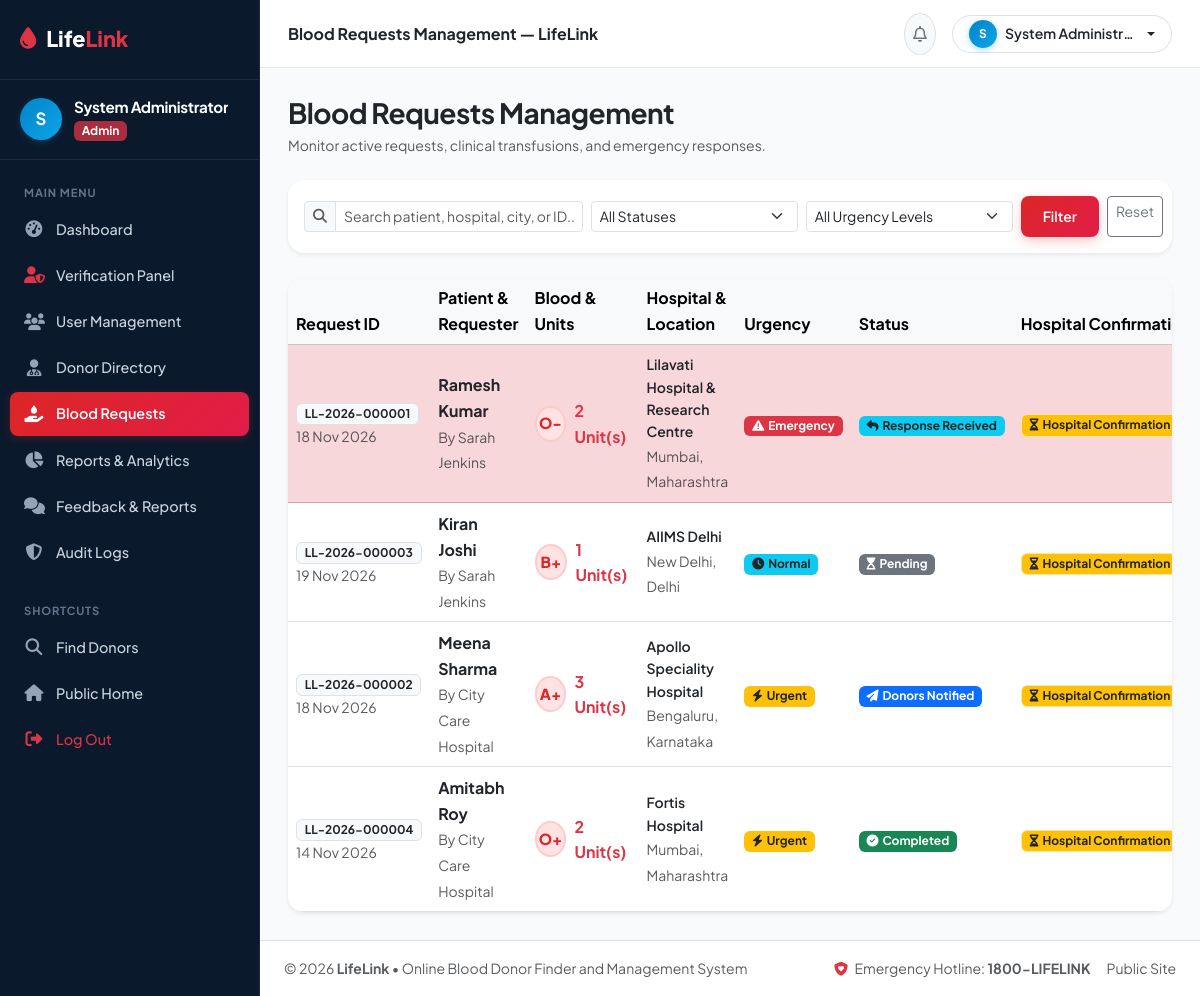
The app's page /admin/requests.php (signed in) with its own data.
### tables this page shows
CREATE TABLE IF NOT EXISTS `blood_requests` (
  `request_id` INT AUTO_INCREMENT PRIMARY KEY,
  `unique_request_number` VARCHAR(30) UNIQUE NOT NULL,
  `requester_id` INT NOT NULL,
  `patient_name` VARCHAR(100) NOT NULL,
  `blood_group` ENUM('A+', 'A-', 'B+', 'B-', 'AB+', 'AB-', 'O+', 'O-') NOT NULL,
  `units_required` INT NOT NULL DEFAULT 1,
  `hospital_name` VARCHAR(150) NOT NULL,
  `hospital_address` TEXT NOT NULL,
  `state` VARCHAR(100) NOT NULL,
  `city` VARCHAR(100) NOT NULL,
  `pin_code` VARCHAR(20) NOT NULL,
  `required_date` DATE NOT NULL,
  `urgency` ENUM('Normal', 'Urgent', 'Emergency') DEFAULT 'Normal',
  `additional_information` TEXT NULL,
  `contact_person` VARCHAR(100) NOT NULL,
  `contact_phone` VARCHAR(20) NOT NULL,
  `status` ENUM('Pending', 'Donors Notified', 'Donor Response Received', 'Accepted', 'In Progress', 'Completed', 'Cancelled') DEFAULT 'Pending',
  `hospital_confirmed` TINYINT(1) DEFAULT 0,
  `hospital_confirmed_at` TIMESTAMP NULL,
  `hospital_notes` TEXT NULL,
  `created_at` TIMESTAMP DEFAULT CURRENT_TIMESTAMP,
  `updated_at` TIMESTAMP DEFAULT CURRENT_TIMESTAMP ON UPDATE CURRENT_TIMESTAMP,
  CONSTRAINT `fk_requests_requester` FOREIGN KEY (`requester_id`) REFERENCES `users` (`user_id`) ON DELETE CASCADE
);

CREATE TABLE IF NOT EXISTS `users` (
  `user_id` INT AUTO_INCREMENT PRIMARY KEY,
  `full_name` VARCHAR(100) NOT NULL,
  `email` VARCHAR(100) UNIQUE NOT NULL,
  `phone` VARCHAR(20) NOT NULL,
  `password` VARCHAR(255) NOT NULL,
  `role` ENUM('donor', 'requester', 'admin') NOT NULL DEFAULT 'donor',
  `account_status` ENUM('active', 'deactivated', 'suspended') DEFAULT 'active',
  `verification_status` ENUM('unverified', 'pending', 'verified', 'rejected') DEFAULT 'pending',
  `created_at` TIMESTAMP DEFAULT CURRENT_TIMESTAMP,
  `updated_at` TIMESTAMP DEFAULT CURRENT_TIMESTAMP ON UPDATE CURRENT_TIMESTAMP
);

### admin/requests.php (the view, shortened to what this page needs)
<?php
require_once __DIR__ . '/../includes/functions.php';
require_once __DIR__ . '/../includes/auth.php';
$search = trim($_GET['search'] ?? '');
$sql = "SELECT r.*, u.full_name as requester_name, u.email as requester_email, u.phone as requester_phone,
        (SELECT COUNT(*) FROM request_responses rr WHERE rr.request_id = r.request_id) as total_responses,
        (SELECT COUNT(*) FROM request_responses rr WHERE rr.request_id = r.request_id AND rr.response_status = 'Accepted') as accepted_responses
        FROM blood_requests r
        JOIN users u ON r.requester_id = u.user_id
        WHERE 1=1";
$params = [];
$sql .= " ORDER BY (r.urgency = 'Emergency') DESC, (r.status = 'Pending') DESC, r.created_at DESC";
$stmt = $db->prepare($sql);
$stmt->execute($params);
$requests = $stmt->fetchAll();
require_once __DIR__ . '/../includes/header.php';
?>
<div class="dashboard-layout">
    <?php require_once __DIR__ . '/../includes/dashboard_sidebar.php'; ?>
    <div class="dashboard-main">
        <?php require_once __DIR__ . '/../includes/dashboard_topbar.php'; ?>
        <div class="dashboard-body">
            <div class="d-flex flex-wrap justify-content-between align-items-center mb-4">
                <div>
                    <h3 class="fw-bold mb-1 text-dark">Blood Requests Management</h3>
                    <p class="text-muted small mb-0">Monitor active requests, clinical transfusions, and emergency responses.</p>
                </div>
            </div>
            <div class="card border-0 shadow-sm rounded-4 p-3 bg-white mb-4">
                <form method="GET" action="" class="row g-2 align-items-center">
                    <div class="col-md-4">
                        <div class="input-group input-group-sm">
                            <span class="input-group-text bg-light"><i class="fa-solid fa-search text-muted"></i></span>
                            <input type="text" name="search" class="form-control" placeholder="Search patient, hospital, city, or ID..." value="<?= htmlspecialchars($search) ?>">
                        </div>
                    </div>
                    <div class="col-md-3">
                        <select name="status" class="form-select form-select-sm">
                            <option value="">All Statuses</option>
                        </select>
                    </div>
                    <div class="col-md-3">
                        <select name="urgency" class="form-select form-select-sm">
                            <option value="">All Urgency Levels</option>
                        </select>
                    </div>
                    <div class="col-md-2 d-flex gap-2">
                        <button type="submit" class="btn btn-lifelink-red btn-sm flex-grow-1">Filter</button>
                        <a href="<?= BASE_URL ?>/admin/requests.php" class="btn btn-outline-secondary btn-sm">Reset</a>
                    </div>
                </form>
            </div>
            <div class="card border-0 shadow-sm rounded-4 bg-white overflow-hidden">
                <div class="table-responsive">
                    <table class="table table-hover align-middle mb-0">
                        <thead class="table-light">
                            <tr>
                                <th>Request ID</th>
                                <th>Patient & Requester</th>
                                <th>Blood & Units</th>
                                <th>Hospital & Location</th>
                                <th>Urgency</th>
                                <th>Status</th>
                                <th>Hospital Confirmation</th>
                            </tr>
                        </thead>
                        <tbody>
                            <?php if (empty($requests)): ?>
                                <tr>
                                    <td colspan="9" class="text-center py-5 text-muted">No blood requests found.</td>
                                </tr>
                            <?php else: ?>
                                <?php foreach ($requests as $r): ?>
                                    <tr class="<?= $r['urgency'] === 'Emergency' ? 'table-danger table-opacity-10' : '' ?>">
                                        <td>
                                            <span class="badge bg-light text-dark border fw-bold"><?= htmlspecialchars($r['unique_request_number']) ?></span>
                                            <small class="text-muted d-block"><?= date('d M Y', strtotime($r['created_at'])) ?></small>
                                        </td>
                                        <td>
                                            <strong class="d-block text-dark"><?= htmlspecialchars($r['patient_name']) ?></strong>
                                            <small class="text-muted">By <?= htmlspecialchars($r['requester_name']) ?></small>
                                        </td>
                                        <td>
                                            <div class="d-flex align-items-center gap-2">
                                                <span class="blood-badge" style="width: 36px; height: 36px; font-size: 0.95rem;"><?= htmlspecialchars($r['blood_group']) ?></span>
                                                <span class="fw-bold text-danger"><?= (int)$r['units_required'] ?> Unit(s)</span>
                                            </div>
                                        </td>
                                        <td>
                                            <small class="d-block text-dark fw-semibold"><?= htmlspecialchars($r['hospital_name']) ?></small>
                                            <small class="text-muted"><?= htmlspecialchars($r['city']) ?>, <?= htmlspecialchars($r['state']) ?></small>
                                        </td>
                                        <td><?= getUrgencyBadge($r['urgency']) ?></td>
                                        <td><?= getStatusBadge($r['status']) ?></td>
                                        <td><?= getHospitalConfirmationBadge($r['hospital_confirmed'] ?? 0) ?></td>
                                    </tr>
                                <?php endforeach; ?>
                            <?php endif; ?>
                        </tbody>
                    </table>
                </div>
            </div>
<?php require_once __DIR__ . '/../includes/dashboard_footer.php'; ?>

### includes/functions.php (shortened to what this page needs)
<?php
function getUrgencyBadge($urgency) {
    switch (strtolower($urgency)) {
        case 'emergency':
            return '<span class="badge bg-danger text-white"><i class="fa-solid fa-triangle-exclamation me-1"></i>Emergency</span>';
        case 'urgent':
            return '<span class="badge bg-warning text-dark"><i class="fa-solid fa-bolt me-1"></i>Urgent</span>';
        default:
            return '<span class="badge bg-info text-dark"><i class="fa-solid fa-clock me-1"></i>Normal</span>';
    }
}
function getStatusBadge($status) {
    switch ($status) {
        case 'Pending':
            return '<span class="badge bg-secondary"><i class="fa-solid fa-hourglass-start me-1"></i>Pending</span>';
        case 'Donors Notified':
            return '<span class="badge bg-primary"><i class="fa-solid fa-paper-plane me-1"></i>Donors Notified</span>';
        case 'Donor Response Received':
            return '<span class="badge bg-info text-dark"><i class="fa-solid fa-reply me-1"></i>Response Received</span>';
        case 'Completed':
            return '<span class="badge bg-success"><i class="fa-solid fa-circle-check me-1"></i>Completed</span>';
    }
}
function getHospitalConfirmationBadge($isConfirmed) {
    return '<span class="badge bg-warning text-dark border border-warning-subtle"><i class="fa-solid fa-hourglass-half me-1"></i>Hospital Confirmation Pending</span>';
}

### assets/css/style.css (style rules this page uses)
:root { --primary-red: #DC2626; --primary-red-hover: #B91C1C; --primary-crimson: #E11D48; --primary-dark: #0B192C; --navy-slate: #1E293B; --navy-blue: #1E3A5F; --accent-cyan: #0284C7; --accent-sky: #0EA5E9; --text-primary: #0F172A; --text-muted: #64748B; --bg-light: #F8FAFC; --bg-card: #FFFFFF; --border-color: #E2E8F0; --badge-red-bg: #FEE2E2; --badge-red-text: #DC2626; --badge-cyan-bg: #E0F2FE; --badge-cyan-text: #0284C7; --shadow-sm: 0 2px 8px rgba(15, 23, 42, 0.05); --shadow-md: 0 8px 24px rgba(15, 23, 42, 0.08); --shadow-lg: 0 16px 36px rgba(15, 23, 42, 0.12); --radius-sm: 8px; --radius-md: 12px; --radius-lg: 18px; }
body { font-family: 'Plus Jakarta Sans', system-ui, -apple-system, sans-serif; color: var(--text-primary); background-color: var(--bg-light); line-height: 1.6; overflow-x: hidden; }
h1, h2, h3, h4, h5, h6 { font-weight: 700; color: var(--navy-slate); letter-spacing: -0.02em; }
a { text-decoration: none; color: var(--accent-cyan); transition: all 0.2s ease; }
.btn-lifelink-red { background: linear-gradient(135deg, var(--primary-red), var(--primary-crimson)); color: #FFFFFF; font-weight: 600; border: none; padding: 10px 22px; border-radius: var(--radius-sm); box-shadow: 0 4px 12px rgba(220, 38, 38, 0.25); transition: all 0.2s ease; }
.blood-badge { width: 56px; height: 56px; border-radius: 50%; background: linear-gradient(135deg, #FEE2E2, #FFE4E6); color: var(--primary-red); font-weight: 800; font-size: 1.4rem; display: flex; align-items: center; justify-content: center; border: 2px solid #FECACA; }

### assets/css/dashboard.css (style rules this page uses)
:root { --primary-red: #DC2626; --primary-red-hover: #B91C1C; --primary-crimson: #E11D48; --primary-dark: #0B192C; --navy-slate: #1E293B; --navy-blue: #1E3A5F; --accent-cyan: #0284C7; --accent-sky: #0EA5E9; --text-primary: #0F172A; --text-muted: #64748B; --bg-light: #F8FAFC; --border-color: #E2E8F0; --shadow-sm: 0 1px 3px rgba(15, 23, 42, 0.06); --shadow-md: 0 4px 14px rgba(15, 23, 42, 0.06); --shadow-lg: 0 10px 28px rgba(15, 23, 42, 0.08); }
.dashboard-layout { display: flex; min-height: 100vh; background-color: #F8FAFC; }
.dashboard-main { flex-grow: 1; display: flex; flex-direction: column; min-width: 0; background-color: #F8FAFC; }
.dashboard-body { padding: 28px; flex-grow: 1; }

### records on screen
blood_requests: unique_request_number "LL-2026-000001", created_at "18 Nov 2026", patient_name "Ramesh Kumar", requester.full_name "Sarah Jenkins", blood_group "O-", units_required "2", hospital_name "Lilavati Hospital & Research Centre", city "Mumbai", state "Maharashtra", urgency "Emergency" (drawn), shows "Response Received"
blood_requests: unique_request_number "LL-2026-000003", created_at "19 Nov 2026", patient_name "Kiran Joshi", requester.full_name "Sarah Jenkins", blood_group "B+", units_required "1", hospital_name "AIIMS Delhi", city "New Delhi", state "Delhi", urgency "Normal" (drawn), status "Pending" (drawn)
blood_requests: unique_request_number "LL-2026-000002", created_at "18 Nov 2026", patient_name "Meena Sharma", requester.full_name "City Care Hospital", blood_group "A+", units_required "3", hospital_name "Apollo Speciality Hospital", city "Bengaluru", state "Karnataka", urgency "Urgent" (drawn), status "Donors Notified" (drawn)
blood_requests: unique_request_number "LL-2026-000004", created_at "14 Nov 2026", patient_name "Amitabh Roy", requester.full_name "City Care Hospital", blood_group "O+", units_required "2", hospital_name "Fortis Hospital", city "Mumbai", state "Maharashtra", urgency "Urgent" (drawn), status "Completed" (drawn)

### other values on screen
substr($currentUser['full_name'] ?? 'U', 0, 1) "S"
$currentUser['full_name'] "System Administrator"
$role "Admin"
$pageTitle "Blood Requests Management — LifeLink"
$currentUser['full_name'] "System Administr…"
